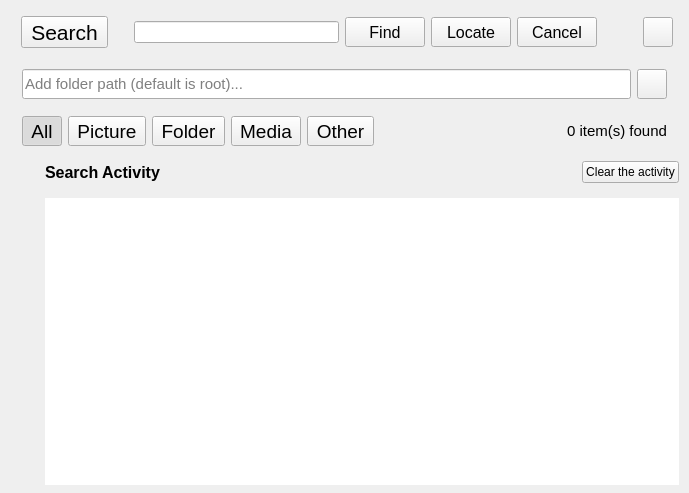
<?xml version="1.0" encoding="UTF-8"?>
<ui version="4.0">
 <class>search</class>
 <widget class="QWidget" name="search">
  <property name="windowModality">
   <enum>Qt::WindowModal</enum>
  </property>
  <property name="geometry">
   <rect>
    <x>0</x>
    <y>0</y>
    <width>689</width>
    <height>493</height>
   </rect>
  </property>
  <property name="windowTitle">
   <string>Search</string>
  </property>
  <property name="windowIcon">
   <iconset resource="icons.qrc">
    <normaloff>:/icons/Search.svg</normaloff>:/icons/Search.svg</iconset>
  </property>
  <property name="styleSheet">
   <string notr="true"/>
  </property>
  <layout class="QVBoxLayout" name="verticalLayout_2">
   <property name="spacing">
    <number>0</number>
   </property>
   <property name="leftMargin">
    <number>0</number>
   </property>
   <property name="topMargin">
    <number>0</number>
   </property>
   <property name="rightMargin">
    <number>0</number>
   </property>
   <property name="bottomMargin">
    <number>0</number>
   </property>
   <item>
    <widget class="QWidget" name="options" native="true">
     <property name="accessibleName">
      <string>options</string>
     </property>
     <property name="accessibleDescription">
      <string/>
     </property>
     <layout class="QVBoxLayout" name="verticalLayout">
      <property name="spacing">
       <number>0</number>
      </property>
      <property name="bottomMargin">
       <number>0</number>
      </property>
      <item>
       <widget class="QWidget" name="searchBar" native="true">
        <property name="styleSheet">
         <string notr="true"/>
        </property>
        <layout class="QHBoxLayout" name="horizontalLayout_4">
         <property name="leftMargin">
          <number>10</number>
         </property>
         <property name="topMargin">
          <number>5</number>
         </property>
         <property name="rightMargin">
          <number>5</number>
         </property>
         <property name="bottomMargin">
          <number>10</number>
         </property>
         <item>
          <widget class="QToolButton" name="appTitle">
           <property name="font">
            <font>
             <pointsize>16</pointsize>
            </font>
           </property>
           <property name="focusPolicy">
            <enum>Qt::NoFocus</enum>
           </property>
           <property name="layoutDirection">
            <enum>Qt::LeftToRight</enum>
           </property>
           <property name="styleSheet">
            <string notr="true"/>
           </property>
           <property name="text">
            <string notr="true">Search</string>
           </property>
           <property name="icon">
            <iconset resource="icons.qrc">
             <normaloff>:/icons/Search.svg</normaloff>:/icons/Search.svg</iconset>
           </property>
           <property name="iconSize">
            <size>
             <width>24</width>
             <height>24</height>
            </size>
           </property>
           <property name="toolButtonStyle">
            <enum>Qt::ToolButtonTextBesideIcon</enum>
           </property>
          </widget>
         </item>
         <item>
          <spacer name="horizontalSpacer">
           <property name="orientation">
            <enum>Qt::Horizontal</enum>
           </property>
           <property name="sizeType">
            <enum>QSizePolicy::Fixed</enum>
           </property>
           <property name="sizeHint" stdset="0">
            <size>
             <width>20</width>
             <height>20</height>
            </size>
           </property>
          </spacer>
         </item>
         <item>
          <widget class="QLineEdit" name="searchFF">
           <property name="styleSheet">
            <string notr="true"/>
           </property>
           <property name="clearButtonEnabled">
            <bool>true</bool>
           </property>
          </widget>
         </item>
         <item>
          <widget class="QPushButton" name="findCMD">
           <property name="minimumSize">
            <size>
             <width>0</width>
             <height>30</height>
            </size>
           </property>
           <property name="font">
            <font>
             <pointsize>12</pointsize>
            </font>
           </property>
           <property name="focusPolicy">
            <enum>Qt::NoFocus</enum>
           </property>
           <property name="text">
            <string>Find</string>
           </property>
           <property name="iconSize">
            <size>
             <width>20</width>
             <height>20</height>
            </size>
           </property>
          </widget>
         </item>
         <item>
          <widget class="QPushButton" name="locateCMD">
           <property name="minimumSize">
            <size>
             <width>0</width>
             <height>30</height>
            </size>
           </property>
           <property name="font">
            <font>
             <pointsize>12</pointsize>
            </font>
           </property>
           <property name="focusPolicy">
            <enum>Qt::NoFocus</enum>
           </property>
           <property name="text">
            <string>Locate</string>
           </property>
          </widget>
         </item>
         <item>
          <widget class="QPushButton" name="cancelProc">
           <property name="minimumSize">
            <size>
             <width>0</width>
             <height>30</height>
            </size>
           </property>
           <property name="font">
            <font>
             <pointsize>12</pointsize>
            </font>
           </property>
           <property name="focusPolicy">
            <enum>Qt::NoFocus</enum>
           </property>
           <property name="styleSheet">
            <string notr="true"/>
           </property>
           <property name="text">
            <string>Cancel</string>
           </property>
          </widget>
         </item>
         <item>
          <spacer name="horizontalSpacer_2">
           <property name="orientation">
            <enum>Qt::Horizontal</enum>
           </property>
           <property name="sizeType">
            <enum>QSizePolicy::Fixed</enum>
           </property>
           <property name="sizeHint" stdset="0">
            <size>
             <width>40</width>
             <height>20</height>
            </size>
           </property>
          </spacer>
         </item>
         <item>
          <widget class="QPushButton" name="more">
           <property name="sizePolicy">
            <sizepolicy hsizetype="Preferred" vsizetype="Fixed">
             <horstretch>0</horstretch>
             <verstretch>0</verstretch>
            </sizepolicy>
           </property>
           <property name="minimumSize">
            <size>
             <width>0</width>
             <height>30</height>
            </size>
           </property>
           <property name="maximumSize">
            <size>
             <width>30</width>
             <height>30</height>
            </size>
           </property>
           <property name="focusPolicy">
            <enum>Qt::NoFocus</enum>
           </property>
           <property name="text">
            <string/>
           </property>
           <property name="icon">
            <iconset resource="icons.qrc">
             <normaloff>:/icons/down.svg</normaloff>:/icons/down.svg</iconset>
           </property>
           <property name="iconSize">
            <size>
             <width>30</width>
             <height>30</height>
            </size>
           </property>
           <property name="checkable">
            <bool>true</bool>
           </property>
          </widget>
         </item>
        </layout>
        <zorder>more</zorder>
        <zorder>appTitle</zorder>
        <zorder>findCMD</zorder>
        <zorder>locateCMD</zorder>
        <zorder>searchFF</zorder>
        <zorder>cancelProc</zorder>
       </widget>
      </item>
      <item>
       <widget class="QWidget" name="pathBar" native="true">
        <property name="maximumSize">
         <size>
          <width>16777215</width>
          <height>48</height>
         </size>
        </property>
        <layout class="QHBoxLayout" name="horizontalLayout_3">
         <item>
          <widget class="QLineEdit" name="folderPath">
           <property name="minimumSize">
            <size>
             <width>0</width>
             <height>30</height>
            </size>
           </property>
           <property name="font">
            <font>
             <pointsize>11</pointsize>
            </font>
           </property>
           <property name="text">
            <string/>
           </property>
           <property name="frame">
            <bool>true</bool>
           </property>
           <property name="placeholderText">
            <string>Add folder path (default is root)...</string>
           </property>
          </widget>
         </item>
         <item>
          <widget class="QPushButton" name="setfolder">
           <property name="sizePolicy">
            <sizepolicy hsizetype="Preferred" vsizetype="Preferred">
             <horstretch>0</horstretch>
             <verstretch>0</verstretch>
            </sizepolicy>
           </property>
           <property name="minimumSize">
            <size>
             <width>30</width>
             <height>30</height>
            </size>
           </property>
           <property name="maximumSize">
            <size>
             <width>30</width>
             <height>30</height>
            </size>
           </property>
           <property name="focusPolicy">
            <enum>Qt::NoFocus</enum>
           </property>
           <property name="text">
            <string/>
           </property>
           <property name="icon">
            <iconset resource="icons.qrc">
             <normaloff>:/icons/folder.svg</normaloff>:/icons/folder.svg</iconset>
           </property>
           <property name="iconSize">
            <size>
             <width>30</width>
             <height>30</height>
            </size>
           </property>
          </widget>
         </item>
        </layout>
       </widget>
      </item>
      <item>
       <widget class="QWidget" name="typeBar" native="true">
        <property name="styleSheet">
         <string notr="true"/>
        </property>
        <layout class="QHBoxLayout" name="horizontalLayout">
         <property name="topMargin">
          <number>10</number>
         </property>
         <property name="bottomMargin">
          <number>0</number>
         </property>
         <item>
          <widget class="QToolButton" name="typeAll">
           <property name="minimumSize">
            <size>
             <width>0</width>
             <height>0</height>
            </size>
           </property>
           <property name="maximumSize">
            <size>
             <width>50</width>
             <height>30</height>
            </size>
           </property>
           <property name="font">
            <font>
             <pointsize>14</pointsize>
             <weight>50</weight>
             <bold>false</bold>
            </font>
           </property>
           <property name="text">
            <string>All</string>
           </property>
           <property name="iconSize">
            <size>
             <width>70</width>
             <height>80</height>
            </size>
           </property>
           <property name="checkable">
            <bool>true</bool>
           </property>
           <property name="checked">
            <bool>true</bool>
           </property>
           <property name="toolButtonStyle">
            <enum>Qt::ToolButtonTextOnly</enum>
           </property>
           <property name="autoRaise">
            <bool>false</bool>
           </property>
          </widget>
         </item>
         <item>
          <widget class="QToolButton" name="typePicture">
           <property name="minimumSize">
            <size>
             <width>0</width>
             <height>0</height>
            </size>
           </property>
           <property name="maximumSize">
            <size>
             <width>80</width>
             <height>30</height>
            </size>
           </property>
           <property name="font">
            <font>
             <pointsize>14</pointsize>
             <weight>50</weight>
             <bold>false</bold>
            </font>
           </property>
           <property name="text">
            <string>Picture</string>
           </property>
           <property name="iconSize">
            <size>
             <width>70</width>
             <height>80</height>
            </size>
           </property>
           <property name="checkable">
            <bool>true</bool>
           </property>
           <property name="toolButtonStyle">
            <enum>Qt::ToolButtonTextOnly</enum>
           </property>
          </widget>
         </item>
         <item>
          <widget class="QToolButton" name="typeFolder">
           <property name="minimumSize">
            <size>
             <width>0</width>
             <height>0</height>
            </size>
           </property>
           <property name="maximumSize">
            <size>
             <width>80</width>
             <height>30</height>
            </size>
           </property>
           <property name="font">
            <font>
             <pointsize>14</pointsize>
            </font>
           </property>
           <property name="styleSheet">
            <string notr="true"/>
           </property>
           <property name="text">
            <string>Folder</string>
           </property>
           <property name="iconSize">
            <size>
             <width>70</width>
             <height>80</height>
            </size>
           </property>
           <property name="checkable">
            <bool>true</bool>
           </property>
           <property name="checked">
            <bool>false</bool>
           </property>
           <property name="toolButtonStyle">
            <enum>Qt::ToolButtonTextOnly</enum>
           </property>
          </widget>
         </item>
         <item>
          <widget class="QToolButton" name="typeMedia">
           <property name="minimumSize">
            <size>
             <width>0</width>
             <height>0</height>
            </size>
           </property>
           <property name="maximumSize">
            <size>
             <width>80</width>
             <height>30</height>
            </size>
           </property>
           <property name="font">
            <font>
             <pointsize>14</pointsize>
             <weight>50</weight>
             <bold>false</bold>
            </font>
           </property>
           <property name="text">
            <string>Media</string>
           </property>
           <property name="iconSize">
            <size>
             <width>70</width>
             <height>80</height>
            </size>
           </property>
           <property name="checkable">
            <bool>true</bool>
           </property>
           <property name="toolButtonStyle">
            <enum>Qt::ToolButtonTextOnly</enum>
           </property>
          </widget>
         </item>
         <item>
          <widget class="QToolButton" name="typeother">
           <property name="minimumSize">
            <size>
             <width>0</width>
             <height>0</height>
            </size>
           </property>
           <property name="maximumSize">
            <size>
             <width>80</width>
             <height>30</height>
            </size>
           </property>
           <property name="font">
            <font>
             <pointsize>14</pointsize>
             <weight>50</weight>
             <bold>false</bold>
            </font>
           </property>
           <property name="text">
            <string>Other</string>
           </property>
           <property name="iconSize">
            <size>
             <width>70</width>
             <height>80</height>
            </size>
           </property>
           <property name="checkable">
            <bool>true</bool>
           </property>
           <property name="toolButtonStyle">
            <enum>Qt::ToolButtonTextOnly</enum>
           </property>
          </widget>
         </item>
         <item>
          <spacer name="horizontalSpacer_3">
           <property name="orientation">
            <enum>Qt::Horizontal</enum>
           </property>
           <property name="sizeHint" stdset="0">
            <size>
             <width>40</width>
             <height>20</height>
            </size>
           </property>
          </spacer>
         </item>
         <item>
          <widget class="QLabel" name="itemCount">
           <property name="font">
            <font>
             <pointsize>11</pointsize>
            </font>
           </property>
           <property name="text">
            <string>0 item(s) found</string>
           </property>
           <property name="alignment">
            <set>Qt::AlignCenter</set>
           </property>
          </widget>
         </item>
        </layout>
       </widget>
      </item>
     </layout>
    </widget>
   </item>
   <item>
    <widget class="QStackedWidget" name="infoPage">
     <property name="sizePolicy">
      <sizepolicy hsizetype="Expanding" vsizetype="Expanding">
       <horstretch>0</horstretch>
       <verstretch>0</verstretch>
      </sizepolicy>
     </property>
     <property name="accessibleName">
      <string/>
     </property>
     <property name="currentIndex">
      <number>2</number>
     </property>
     <widget class="QWidget" name="fonudpage">
      <property name="accessibleName">
       <string>infoPage</string>
      </property>
      <layout class="QHBoxLayout" name="horizontalLayout_2">
       <property name="spacing">
        <number>0</number>
       </property>
       <property name="leftMargin">
        <number>0</number>
       </property>
       <property name="topMargin">
        <number>0</number>
       </property>
       <property name="rightMargin">
        <number>0</number>
       </property>
       <property name="bottomMargin">
        <number>8</number>
       </property>
       <item>
        <widget class="QTableWidget" name="results">
         <property name="sizePolicy">
          <sizepolicy hsizetype="Minimum" vsizetype="Minimum">
           <horstretch>0</horstretch>
           <verstretch>0</verstretch>
          </sizepolicy>
         </property>
         <property name="focusPolicy">
          <enum>Qt::NoFocus</enum>
         </property>
         <property name="accessibleName">
          <string>infoPage</string>
         </property>
         <property name="frameShape">
          <enum>QFrame::NoFrame</enum>
         </property>
         <property name="sizeAdjustPolicy">
          <enum>QAbstractScrollArea::AdjustIgnored</enum>
         </property>
         <property name="editTriggers">
          <set>QAbstractItemView::NoEditTriggers</set>
         </property>
         <property name="showDropIndicator" stdset="0">
          <bool>false</bool>
         </property>
         <property name="alternatingRowColors">
          <bool>false</bool>
         </property>
         <property name="selectionMode">
          <enum>QAbstractItemView::SingleSelection</enum>
         </property>
         <property name="selectionBehavior">
          <enum>QAbstractItemView::SelectRows</enum>
         </property>
         <property name="showGrid">
          <bool>false</bool>
         </property>
         <property name="gridStyle">
          <enum>Qt::NoPen</enum>
         </property>
         <property name="cornerButtonEnabled">
          <bool>false</bool>
         </property>
         <attribute name="horizontalHeaderCascadingSectionResizes">
          <bool>false</bool>
         </attribute>
         <attribute name="horizontalHeaderDefaultSectionSize">
          <number>180</number>
         </attribute>
         <attribute name="horizontalHeaderStretchLastSection">
          <bool>false</bool>
         </attribute>
         <attribute name="verticalHeaderVisible">
          <bool>false</bool>
         </attribute>
         <column>
          <property name="text">
           <string>Name</string>
          </property>
          <property name="textAlignment">
           <set>AlignCenter</set>
          </property>
         </column>
         <column>
          <property name="text">
           <string>Path</string>
          </property>
          <property name="textAlignment">
           <set>AlignCenter</set>
          </property>
         </column>
         <column>
          <property name="text">
           <string>Type</string>
          </property>
          <property name="textAlignment">
           <set>AlignCenter</set>
          </property>
         </column>
        </widget>
       </item>
      </layout>
     </widget>
     <widget class="QWidget" name="notfoundpage">
      <property name="accessibleName">
       <string>infoPage</string>
      </property>
      <layout class="QVBoxLayout" name="verticalLayout_4">
       <property name="spacing">
        <number>20</number>
       </property>
       <property name="leftMargin">
        <number>100</number>
       </property>
       <property name="topMargin">
        <number>50</number>
       </property>
       <property name="rightMargin">
        <number>100</number>
       </property>
       <item>
        <widget class="QLabel" name="status">
         <property name="font">
          <font>
           <pointsize>36</pointsize>
          </font>
         </property>
         <property name="text">
          <string/>
         </property>
         <property name="alignment">
          <set>Qt::AlignCenter</set>
         </property>
        </widget>
       </item>
      </layout>
     </widget>
     <widget class="QWidget" name="activity">
      <property name="accessibleName">
       <string>infoPage</string>
      </property>
      <layout class="QVBoxLayout" name="verticalLayout_3">
       <property name="spacing">
        <number>15</number>
       </property>
       <property name="leftMargin">
        <number>45</number>
       </property>
       <property name="topMargin">
        <number>15</number>
       </property>
       <property name="rightMargin">
        <number>10</number>
       </property>
       <property name="bottomMargin">
        <number>8</number>
       </property>
       <item>
        <layout class="QHBoxLayout" name="horizontalLayout_5">
         <item>
          <widget class="QLabel" name="label">
           <property name="font">
            <font>
             <pointsize>12</pointsize>
             <weight>75</weight>
             <bold>true</bold>
            </font>
           </property>
           <property name="text">
            <string>Search Activity</string>
           </property>
          </widget>
         </item>
         <item>
          <spacer name="horizontalSpacer_4">
           <property name="orientation">
            <enum>Qt::Horizontal</enum>
           </property>
           <property name="sizeHint" stdset="0">
            <size>
             <width>40</width>
             <height>20</height>
            </size>
           </property>
          </spacer>
         </item>
         <item>
          <widget class="QPushButton" name="clearActivity">
           <property name="text">
            <string>Clear the activity</string>
           </property>
          </widget>
         </item>
        </layout>
       </item>
       <item>
        <widget class="QTreeWidget" name="activityList">
         <property name="focusPolicy">
          <enum>Qt::NoFocus</enum>
         </property>
         <property name="frameShape">
          <enum>QFrame::NoFrame</enum>
         </property>
         <property name="editTriggers">
          <set>QAbstractItemView::NoEditTriggers</set>
         </property>
         <property name="showDropIndicator" stdset="0">
          <bool>false</bool>
         </property>
         <property name="animated">
          <bool>true</bool>
         </property>
         <property name="wordWrap">
          <bool>true</bool>
         </property>
         <attribute name="headerVisible">
          <bool>false</bool>
         </attribute>
         <column>
          <property name="text">
           <string notr="true">1</string>
          </property>
         </column>
        </widget>
       </item>
      </layout>
     </widget>
    </widget>
   </item>
  </layout>
 </widget>
 <layoutdefault spacing="6" margin="11"/>
 <tabstops>
  <tabstop>searchFF</tabstop>
  <tabstop>findCMD</tabstop>
  <tabstop>typeAll</tabstop>
  <tabstop>typePicture</tabstop>
  <tabstop>typeFolder</tabstop>
  <tabstop>typeMedia</tabstop>
  <tabstop>typeother</tabstop>
  <tabstop>results</tabstop>
  <tabstop>more</tabstop>
  <tabstop>folderPath</tabstop>
  <tabstop>setfolder</tabstop>
  <tabstop>locateCMD</tabstop>
  <tabstop>appTitle</tabstop>
 </tabstops>
 <resources>
  <include location="icons.qrc"/>
 </resources>
 <connections/>
</ui>
